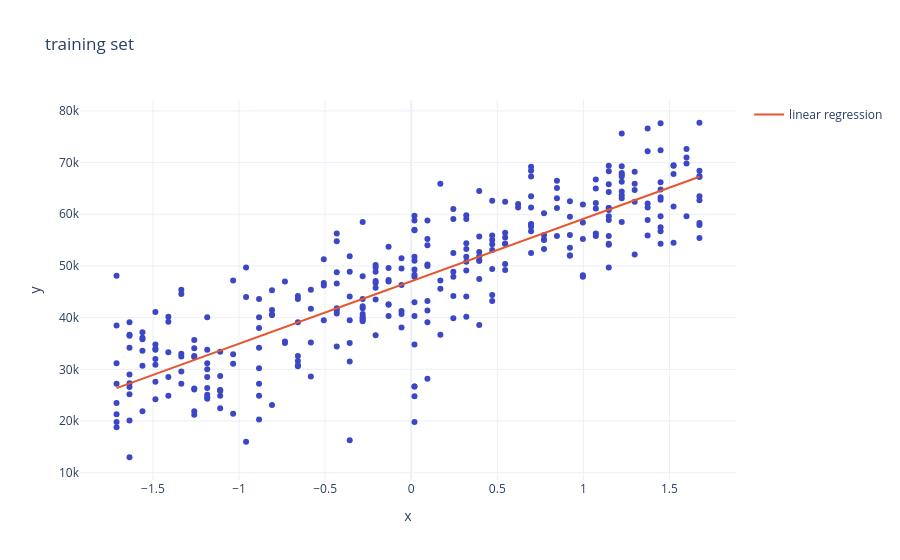
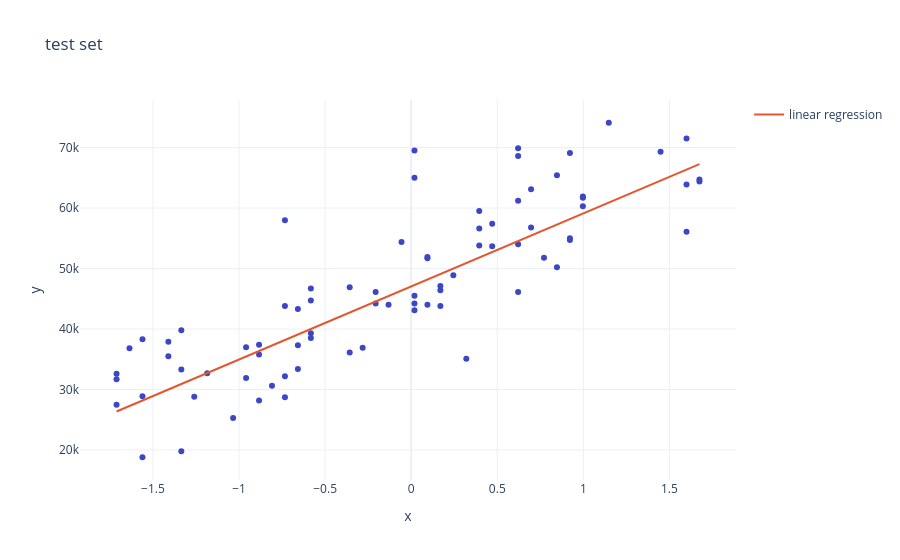

The cell these charts' notebook holds for them, in order:
### Code cell
# Visualize the model
# Visualize predictions on training Set
fig = px.scatter(x = X_train.flatten().tolist(), y = Y_train, title = "training set")
fig.add_trace(go.Scatter(x = X_train.flatten().tolist(), y = Y_train_pred, name = "linear regression"))
fig.show()

# Visualize predictions on test Set
fig = px.scatter(x = X_test.flatten().tolist(), y = Y_test, title = "test set")
fig.add_trace(go.Scatter(x = X_test.flatten().tolist(), y = Y_test_pred, name = "linear regression"))
fig.show()
